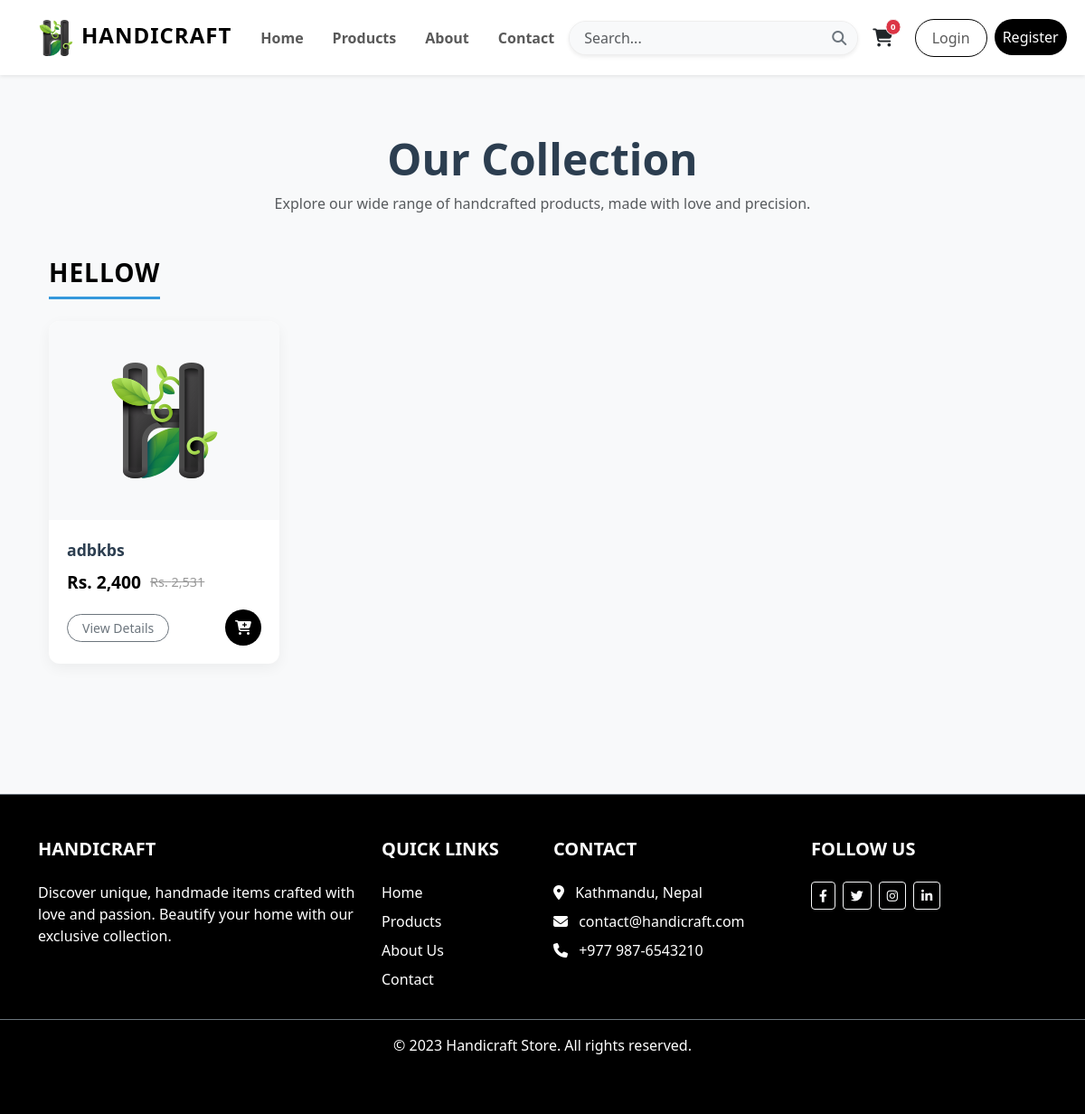
Page /all-products/ on the earlier database version.
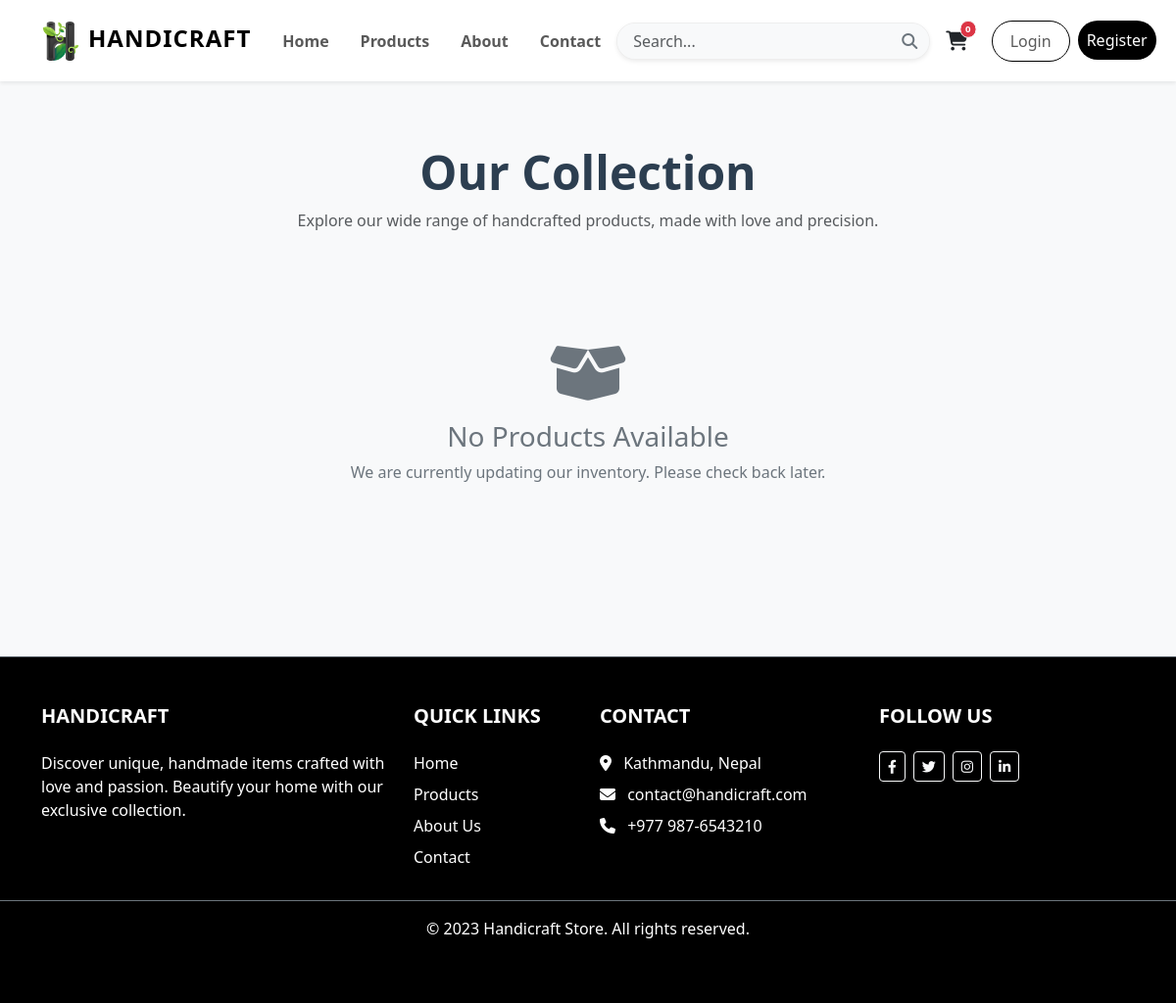
Same page on the later database version.
### ecomapp/models.py (models this page shows, shortened)
class Category(models.Model):
    title = models.CharField(max_length=200, unique=True)
    slug = models.SlugField(unique=True)
    created_at = models.DateTimeField(auto_now_add=True)
    updated_at = models.DateTimeField(auto_now=True)

class Product(models.Model):
    title = models.CharField(max_length=200)
    slug = models.SlugField(unique=True)
    category = models.ForeignKey(Category, on_delete=models.CASCADE)
    image = models.ImageField(upload_to="products")
    marked_price = models.PositiveIntegerField()
    selling_price = models.PositiveIntegerField()
    description = models.TextField()
    warranty = models.CharField(max_length=300, null=True, blank=True)
    return_policy = models.CharField(max_length=300, null=True, blank=True)
    view_count = models.PositiveIntegerField(default=0)
    stock_quantity = models.PositiveIntegerField(default=0)
    created_at = models.DateTimeField(auto_now_add=True)
    updated_at = models.DateTimeField(auto_now=True)

### ecomapp/views.py (the view)
# urls.py: path("all-products/", AllProductsView.as_view(), name="allproducts"),
class AllProductsView(EcomMixin, TemplateView):
    template_name = "allproducts.html"
    def get_context_data(self, **kwargs):
        context = super().get_context_data(**kwargs)
        context["allcategories"] = Category.objects.all()
        return context

### ecomapp/views.py (called while the page is built, shortened)
    def dispatch(self, request, *args, **kwargs):
        cart_id = request.session.get("cart_id")
        return super().dispatch(request, *args, **kwargs)

### templates/allproducts.html (shortened to what this page needs)
{% extends 'base.html' %}
{% load humanize %}
{% block content %}
<div class="container py-5">
    <div class="text-center mb-5">
        <h2 class="fw-bold display-5">Our Collection</h2>
        <p class="text-muted mx-auto" style="max-width: 600px;">Explore our wide range of handcrafted products, made with love and precision.</p>
    </div>
    {% if allcategories %}
    {% for cat in allcategories %}
    {% if cat.product_set.all %}
    <div class="category-section">
        <h3 class="category-title">{{cat.title}}</h3>
        <div class="row row-cols-1 row-cols-sm-2 row-cols-md-3 row-cols-lg-4 g-4">
        {% for p in cat.product_set.all %}
        <div class="col">
            <div class="product-card">
                <div class="product-img-wrapper">
                    <a href="{% url 'ecomapp:productdetail' p.slug %}">
                        <img src="{{p.image.url}}" alt="{{p.title}}">
                    </a>
                </div>
                <div class="card-body">
                    <a href="{% url 'ecomapp:productdetail' p.slug %}" class="product-title text-truncate" title="{{p.title}}">
                        {{p.title}}
                    </a>
                    <div class="price-container">
                        <span class="current-price">Rs. {{p.selling_price|intcomma}}</span>
                        {% if p.marked_price > p.selling_price %}
                        <span class="original-price">Rs. {{p.marked_price|intcomma}}</span>
                        {% endif %}
                    </div>
                    <div class="d-flex justify-content-between align-items-center">
                        <a href="{% url 'ecomapp:productdetail' p.slug %}" class="btn btn-outline-secondary btn-sm rounded-pill px-3">View Details</a>
                        {% if p.stock_quantity > 0 %}
                        <button onclick="addToCart('{% url 'ecomapp:addtocart' p.id %}')" class="btn-cart-icon" title="Add to Cart">
                            <i class="fas fa-cart-plus"></i>
                        </button>
                        {% else %}
                        <button class="btn btn-secondary btn-sm rounded-circle" style="width: 40px; height: 40px;" disabled>
                            <i class="fas fa-ban"></i>
                        </button>
                        {% endif %}
                    </div>
                </div>
            </div>
        </div>
        {% endfor %}
        </div>
    </div>
    {% endif %}
    {% endfor %}
    {% else %}
    <div class="empty-state">
        <i class="fas fa-box-open fa-4x mb-3"></i>
        <h3>No Products Available</h3>
        <p>We are currently updating our inventory. Please check back later.</p>
    </div>
    {% endif %}
</div>
{% endblock %}

Differences in the rows shown:
removed Category: title "HELLOW"
removed Product: image (picture), title "adbkbs", selling_price "2,400", marked_price "2,531", stock_quantity 50 (drawn)
Other differences:
text now shown: "No Products Available We are currently updating our inventory. Please check back later."
